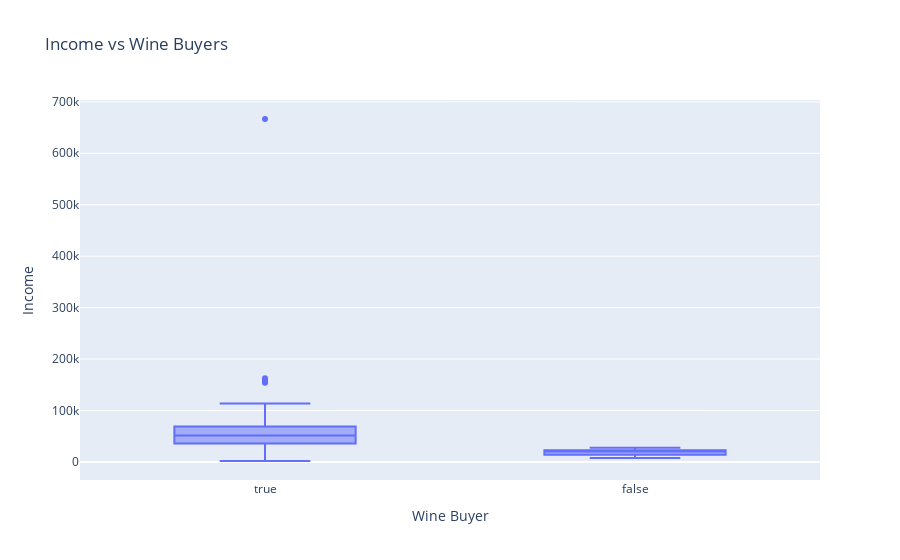

The code cell stored with this chart in its notebook:
### Markdown cell above
Post your questions with an accompanying visualization in canvas.  You should generate at least three different questions and resulting visualizations.  Include complete sentence explanations of your interpretations of the visualizations.

### Code cell
#income vs wine buyers
df['WineBuyer'] = df['MntWines'] > 0

plt.figure(figsize=(10,6))
sns.boxplot(x='WineBuyer', y='Income', data=df)
plt.title('Income vs Wine Buyers')
plt.xlabel('Wine Buyer')
plt.ylabel('Income')
plt.savefig('seaborn_income_vs_wine_buyers.png')
plt.show()

px.box(df, x='WineBuyer', y='Income', labels={'WineBuyer': 'Wine Buyer', 'Income': 'Income'}, title='Income vs Wine Buyers').show()
plt.show()

plt.figure(figsize=(10,6))
sns.kdeplot(data=df, x='Income', hue='WineBuyer', fill=True)
plt.title('Income Distribution by Wine Buyers')
plt.xlabel('Income')
plt.savefig('seaborn_kde_income_distribution_wine_buyers.png')
plt.show()

### Figure 1 — Plotly figure (JSON) as saved in the notebook; plotly's stock layout.template omitted (floating-point values rounded to 4 significant figures; data arrays with more than 128 entries replaced by an {"elided": "..."} marker saying what was removed)
{"data": [{"alignmentgroup": "True", "hovertemplate": "Wine Buyer=%{x}<br>Income=%{y}<extra></extra>", "legendgroup": "", "marker": {"color": "#636efa"}, "name": "", "notched": false, "offsetgroup": "", "orientation": "v", "showlegend": false, "type": "box", "x": {"elided": "2240 bool values"}, "x0": " ", "xaxis": "x", "y": {"elided": "2240 int values"}, "y0": " ", "yaxis": "y"}], "layout": {"boxmode": "group", "legend": {"tracegroupgap": 0}, "title": {"text": "Income vs Wine Buyers"}, "xaxis": {"anchor": "y", "domain": [0, 1], "title": {"text": "Wine Buyer"}}, "yaxis": {"anchor": "x", "domain": [0, 1], "title": {"text": "Income"}}}}
